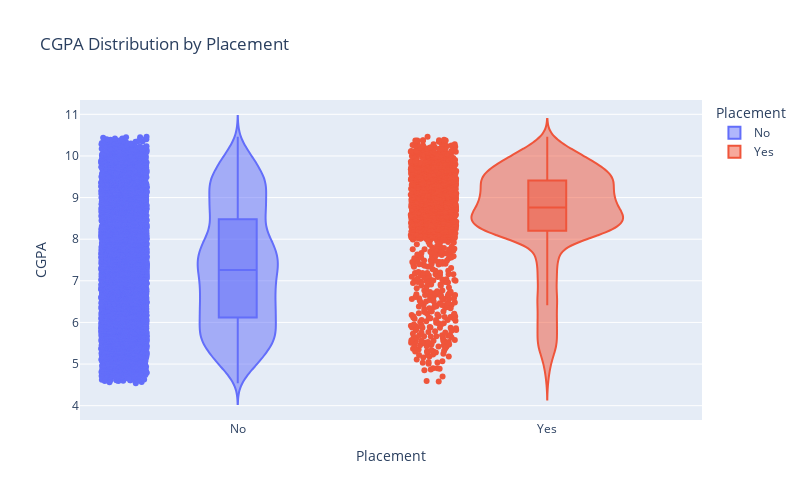

Notebook source saved alongside this figure:
### Code cell
import plotly.express as px

fig = px.violin(df, y="CGPA", x="Placement", box=True, points="all", color="Placement",
                title="CGPA Distribution by Placement", width=800, height=500)
fig.show()

### Figure 1 — Plotly figure (JSON) as saved in the notebook; plotly's stock layout.template omitted (floating-point values rounded to 4 significant figures; data arrays with more than 128 entries replaced by an {"elided": "..."} marker saying what was removed)
{"data": [{"alignmentgroup": "True", "box": {"visible": true}, "hovertemplate": "Placement=%{x}<br>CGPA=%{y}<extra></extra>", "legendgroup": "No", "marker": {"color": "#636efa"}, "name": "No", "offsetgroup": "No", "orientation": "v", "points": "all", "scalegroup": "True", "showlegend": true, "type": "violin", "x": {"elided": "8341 str values"}, "x0": " ", "xaxis": "x", "y": {"elided": "8341 float values"}, "y0": " ", "yaxis": "y"}, {"alignmentgroup": "True", "box": {"visible": true}, "hovertemplate": "Placement=%{x}<br>CGPA=%{y}<extra></extra>", "legendgroup": "Yes", "marker": {"color": "#EF553B"}, "name": "Yes", "offsetgroup": "Yes", "orientation": "v", "points": "all", "scalegroup": "True", "showlegend": true, "type": "violin", "x": {"elided": "1659 str values"}, "x0": " ", "xaxis": "x", "y": {"elided": "1659 float values"}, "y0": " ", "yaxis": "y"}], "layout": {"height": 500, "legend": {"title": {"text": "Placement"}, "tracegroupgap": 0}, "title": {"text": "CGPA Distribution by Placement"}, "violinmode": "overlay", "width": 800, "xaxis": {"anchor": "y", "categoryarray": ["No", "Yes"], "categoryorder": "array", "domain": [0, 1], "title": {"text": "Placement"}}, "yaxis": {"anchor": "x", "domain": [0, 1], "title": {"text": "CGPA"}}}}
